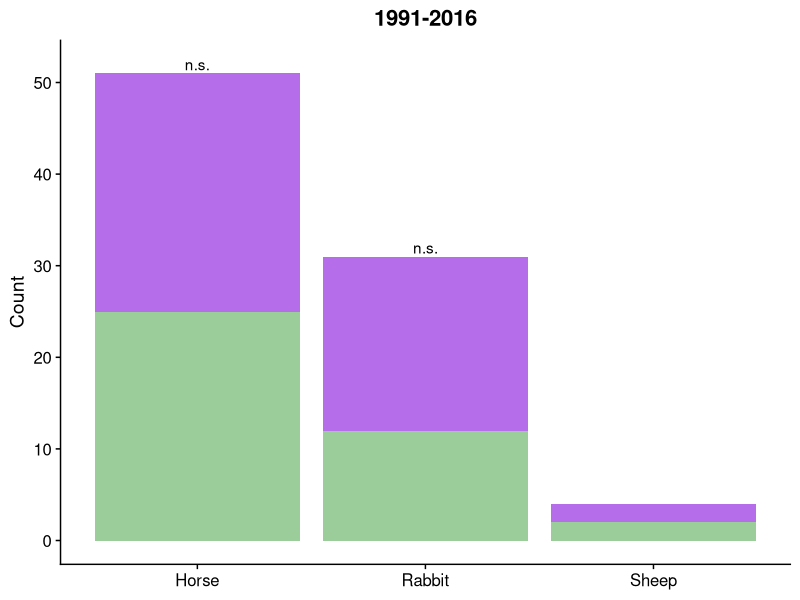
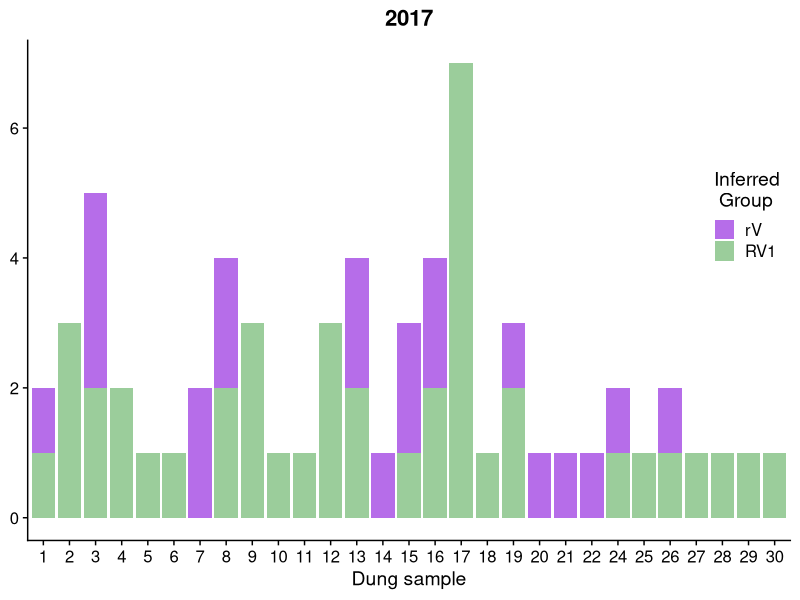

Source code (R) for these figures, in order:
#!/usr/bin/env Rscript

### PaEcology: Explore the ecology of the mating groups in P. anserina
#############################################################################
# Part of the Snakemake pipeline DiversityStats.smk
# =======================================
# Sandra Lorena Ament Velasquez
# Johannesson Lab, Evolutionary Biology Center, Uppsala University, Sweden
# 2019-09-12
# Version 1
# =======================================
library(dplyr, warn.conflicts = FALSE)
library(ggplot2, quietly = TRUE)
library(cowplot) 
library(reshape2) # for melt

# ============================
# Reading the data
# ============================

hetrecord <- read.csv("../data/PaAllelesPaper.csv", header = TRUE, na.strings = "NA", sep=",") # Replace the path, as the relative paths won't work
sampling2017 <- read.csv("../data/Sampling2017_20220517.csv", head = TRUE, na.strings = "NA", sep=",") # Replace the path, as the relative paths won't work
sampling2017 <- sampling2017 %>% filter(Indiv_count != "-" & Mating_phenotype != "P. comata") %>% select(c(Wa_numbers, Mating_phenotype, Dung, Indiv_count))
sampling2017 <- sampling2017[!(is.na(sampling2017$Mating_phenotype)), ]  # Remove columns without phenotype data


# ============================
# Are there differences in substrate?
# ============================
countherbis <- with(hetrecord, table(Het.v, Herbivore))
herbiabundance <- countherbis %>% melt

cat(paste("We have substrate data for a total of", herbiabundance$value %>% sum, "strains"))

cat("Is this significant?")
cat("(We ignored sheep due to low sample sizes)")
chisq.test(countherbis[,1:2]) # Not significant p-value = 0.4959
# There is no pattern of a particular het-v allele associating with a specific herbivore (Horse or Rabbit)

# What about individually? null hypothesis that they are equally distributed
chisq.test(countherbis[,1]) # p-value = 0.8886 for Horse
chisq.test(countherbis[,2]) # p-value = 0.2087 for Rabbit

# Plot
substrateplot <- ggplot(herbiabundance, aes(fill=Het.v, x=Herbivore, y=value)) + 
  geom_bar(position="stack", stat="identity") +
  theme_cowplot() + 
  ylab("Count") + ggtitle("1991-2016") +
  theme(axis.title.x = element_blank(), plot.title = element_text(hjust = 0.5)) +
  scale_fill_manual(values= c("#B66DE9", "darkseagreen3"), guide = FALSE) +
  annotate("text", x = 1, y=52, label = "n.s.") + 
  annotate("text", x = 2, y=32, label = "n.s.") 

ggsave(plot = substrateplot, "../results/figures/Fig6B.pdf", width = 2.5, height = 4)

# ============================
# Do they co-exist in the same dung piece?
# ============================
dungs <- with(sampling2017 , table(Dung, Mating_phenotype)) %>% melt(id = c("Dung"))
names(dungs) <- c("Dung", "Group", "Count")

dungplot <- ggplot(dungs, aes(fill=Group, x=as.factor(Dung), y=Count)) + 
  geom_bar(position="stack", stat="identity") +
  theme_cowplot() +
  xlab("Dung sample") + ggtitle("2017") + 
  theme(axis.title.y = element_blank(), plot.title = element_text(hjust = 0.5), legend.position = c(.9, .65)) +
  scale_fill_manual(values= c("#B66DE9","darkseagreen3", "gray"), name = "Inferred\n Group", 
                    labels= c("rV", "RV1"))

ggsave(plot = dungplot, "./results/figures/Fig4C.pdf", width = 8.2, height = 3)
